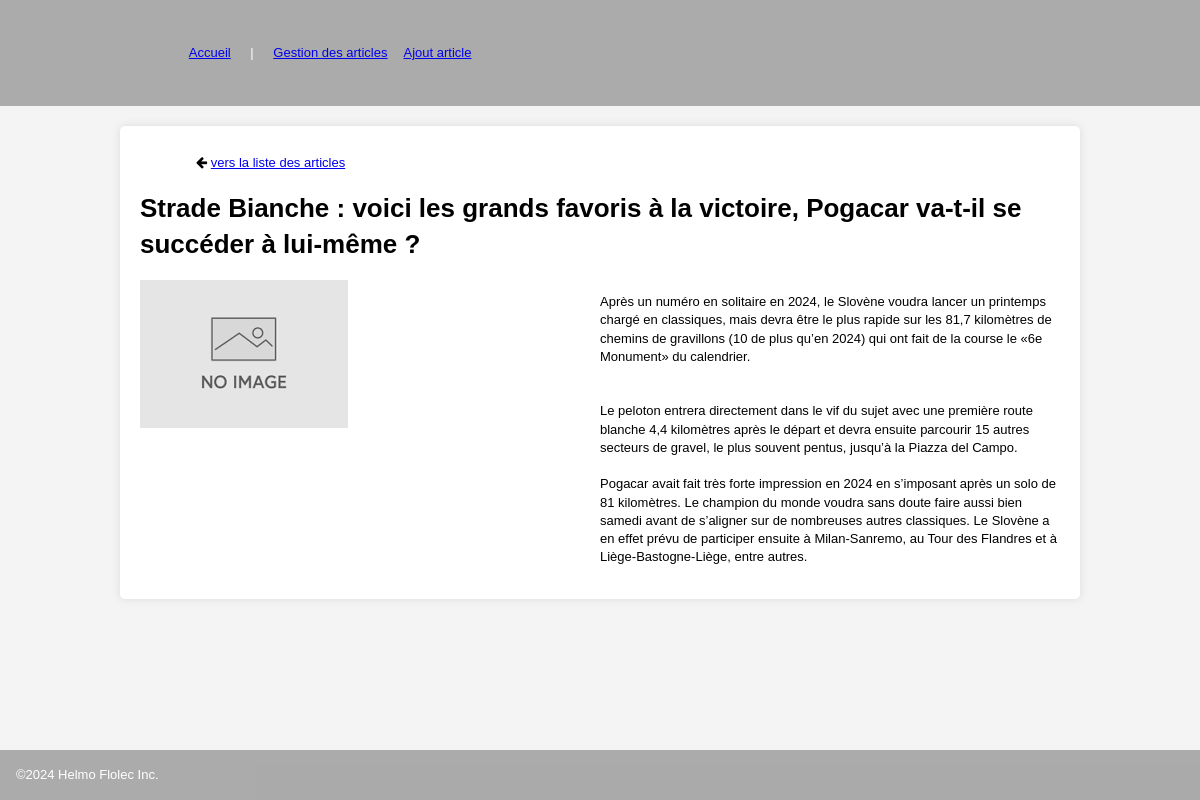
Page /public/article.php?id=3 on the committed database.
### tables this page shows
CREATE TABLE IF NOT EXISTS `blog_article` (
  `id` int NOT NULL AUTO_INCREMENT,
  `titre` varchar(100) NOT NULL,
  `contenu` text NOT NULL,
  `nom_img` varchar(50) DEFAULT NULL,
  PRIMARY KEY (`id`)
);

### php/db_article.inc.php (called while the page is built, shortened)
<?php
class ArticleRepository
{
    public function getArticleById($id, &$message)
    {
        $result = array();
        try {
            $bdd  = DBLink::connect2db(MYDB, $message);
            $stmt = $bdd->prepare("SELECT * FROM " . self::TABLE_NAME . " WHERE id = :id_article");
            $stmt->bindValue(':id_article', $id);
            if ($stmt->execute()) {
                $obj = $stmt->fetchObject('Blog\Article');
                $result = ($obj !== false ? $obj : null);
            } else {
                $message .= 'Une erreur système est survenue.<br>
                    Veuillez essayer à nouveau plus tard ou contactez l\'administrateur du site.
                    (Code erreur: ' . $stmt->errorCode() . ')<br>';
            }
        } catch (\Exception $e) {
            $message .= $e->getMessage() . '<br>';
        }
        return $result;
    }
}

### php/utils.inc.php (called while the page is built, shortened)
<?php
function nettoyage($data)
{
    return htmlspecialchars(trim($data), ENT_QUOTES, 'UTF-8');
}

### public/article.php (the view, shortened to what this page needs)
<?php
require_once  '../php/db_article.inc.php';
require_once  '../php/utils.inc.php';
$messageErreur = "";
$id = filter_input(INPUT_GET, 'id', FILTER_VALIDATE_INT);
if ($id !== false && $id !== null) {
    $articleRepository = new ArticleRepository();
    $article = $articleRepository->getArticleById($id, $messageErreur);
} else {
    $messageErreur = "Erreur : L'identifiant de l'article est invalide.";
}
?>
<?php include  '../inc/head.inc.php' ?>
<?php include  '../inc/header.inc.php' ?>
<main class="centrage boxOmbre">
    <ul class="containerFlex">
        <li><i class="fa fa-arrow-left"></i> <a href="<?= BASE_URL ?>"> vers la liste des articles</a></li>
    </ul>
    <?php if (isset($article) && $article) { ?>
        <h1><?= nettoyage($article->titre) ?></h1>
        <div class="containeurFlex">
            <div class="basis50">
                <?php if (empty($article->nom_img)) { ?>
                    <img src="<?= BASE_URL ?>/img/no_image.png" alt="Pas d'image pour cet article">
                <?php } else {
                ?>
                    <img src="<?= BASE_URL . '/' . UPLOAD_DOSSIER ?><?= nettoyage($article->nom_img) ?>" alt="<?= nettoyage($article->nom_img) ?>">
                <?php
                }  ?>
            </div>
            <p class="basis50"><?= nl2br(nettoyage($article->contenu)) ?></p>
        </div>
    <?php } else {
        afficherAlerte($messageErreur, 'danger');
    } ?>
</main>
<?php include '../inc/footer.inc.php' ?>

### public/css/mesStyles.css (style rules this page uses)
:root { --main-bg-color: #f4f4f4; --main-theme-color: #007bff; --val-radius: 0.313rem; --ombre: 0px 0px 10px rgba(0, 0, 0, 0.1); --color-danger: 220, 53, 69; --color-info: 0, 123, 255; --color-succes: 40, 167, 69; --color-edit: 255, 130, 0; }
* { box-sizing: border-box; }
body { background-color: var(--main-bg-color); font-family: Verdana, Geneva, Tahoma, sans-serif, sans-serif; font-size: 0.813rem; line-height: 1.4; padding: 0; margin: 0; display: flex; flex-direction: column; min-height: 100vh; overflow-y: scroll; }
.containeurFlex { display: flex; flex-wrap: wrap; }
.basis50 { flex-basis: 50%; }
ul, li { list-style-type: none; margin: 0.5rem; }
img { max-width: 100%; height: auto; }
.centrage { width: 80%; max-width: 80%; margin: 20px auto; }
.boxOmbre { background: #fff; padding: 20px; box-shadow: var(--ombre); border-radius: var(--val-radius); }

### rows in the picture
blog_article: titre "Strade Bianche : voici les grands favoris à la victoire, Pogacar va-t-il se succéder à lui-même ?", nom_img (placeholder picture), contenu "Après un numéro en solitaire en 2024, le Slovène voudra lancer un printemps chargé en classiques, mais devra être le plus rapide sur les 81,7 kilomètres de chemins de gravillons (10 de plus qu’en 2024) qui ont fait de la course le «6e Monument» du calendrier. Le peloton entrera directement dans le vif du sujet avec une première route blanche 4,4 kilomètres après le départ et devra ensuite parcourir 15 autres secteurs de gravel, le plus souvent pentus, jusqu’à la Piazza del Campo. Pogacar avait fait très forte impression en 2024 en s’imposant après un solo de 81 kilomètres. Le champion du monde voudra sans doute faire aussi bien samedi avant de s’aligner sur de nombreuses autres classiques.…"
